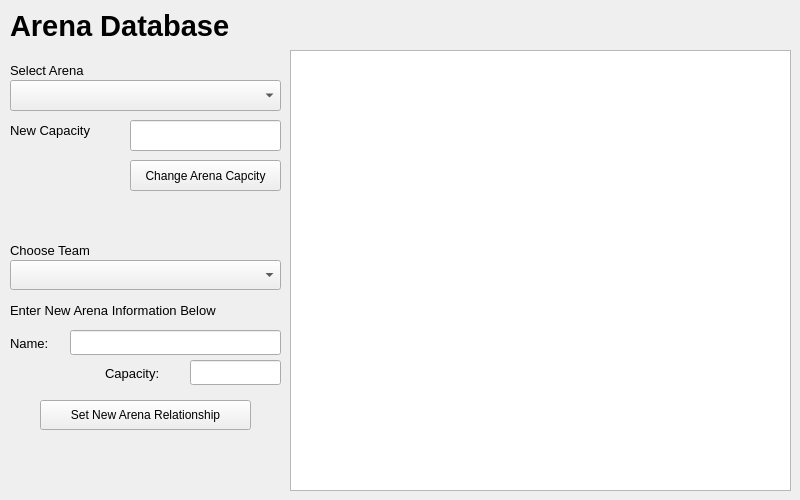
<?xml version="1.0" encoding="UTF-8"?>
<ui version="4.0">
 <class>aArena</class>
 <widget class="QWidget" name="aArena">
  <property name="geometry">
   <rect>
    <x>0</x>
    <y>0</y>
    <width>800</width>
    <height>500</height>
   </rect>
  </property>
  <property name="windowTitle">
   <string>Form</string>
  </property>
  <widget class="QLabel" name="label">
   <property name="geometry">
    <rect>
     <x>10</x>
     <y>10</y>
     <width>781</width>
     <height>31</height>
    </rect>
   </property>
   <property name="font">
    <font>
     <family>MS Sans Serif</family>
     <pointsize>22</pointsize>
     <weight>75</weight>
     <bold>true</bold>
     <underline>false</underline>
    </font>
   </property>
   <property name="text">
    <string>Arena Database</string>
   </property>
  </widget>
  <widget class="QPushButton" name="pushButton_2">
   <property name="geometry">
    <rect>
     <x>40</x>
     <y>400</y>
     <width>211</width>
     <height>30</height>
    </rect>
   </property>
   <property name="text">
    <string>Set New Arena Relationship</string>
   </property>
  </widget>
  <widget class="QPushButton" name="pushButton_3">
   <property name="geometry">
    <rect>
     <x>130</x>
     <y>160</y>
     <width>151</width>
     <height>31</height>
    </rect>
   </property>
   <property name="text">
    <string>Change Arena Capcity</string>
   </property>
  </widget>
  <widget class="QTableView" name="tableView">
   <property name="geometry">
    <rect>
     <x>290</x>
     <y>50</y>
     <width>501</width>
     <height>441</height>
    </rect>
   </property>
  </widget>
  <widget class="QComboBox" name="ArenaBox_1">
   <property name="geometry">
    <rect>
     <x>10</x>
     <y>80</y>
     <width>271</width>
     <height>31</height>
    </rect>
   </property>
   <property name="font">
    <font>
     <pointsize>10</pointsize>
    </font>
   </property>
  </widget>
  <widget class="QComboBox" name="TeamBox">
   <property name="geometry">
    <rect>
     <x>10</x>
     <y>260</y>
     <width>271</width>
     <height>30</height>
    </rect>
   </property>
   <property name="font">
    <font>
     <pointsize>10</pointsize>
    </font>
   </property>
  </widget>
  <widget class="QLineEdit" name="lineEdit">
   <property name="geometry">
    <rect>
     <x>130</x>
     <y>120</y>
     <width>151</width>
     <height>31</height>
    </rect>
   </property>
  </widget>
  <widget class="QLabel" name="label_2">
   <property name="geometry">
    <rect>
     <x>10</x>
     <y>60</y>
     <width>91</width>
     <height>20</height>
    </rect>
   </property>
   <property name="font">
    <font>
     <family>MS Sans Serif</family>
     <pointsize>10</pointsize>
     <underline>false</underline>
    </font>
   </property>
   <property name="text">
    <string>Select Arena</string>
   </property>
  </widget>
  <widget class="QLabel" name="label_3">
   <property name="geometry">
    <rect>
     <x>10</x>
     <y>120</y>
     <width>111</width>
     <height>20</height>
    </rect>
   </property>
   <property name="font">
    <font>
     <family>MS Sans Serif</family>
     <pointsize>10</pointsize>
     <underline>false</underline>
    </font>
   </property>
   <property name="text">
    <string>New Capacity</string>
   </property>
  </widget>
  <widget class="QLabel" name="label_4">
   <property name="geometry">
    <rect>
     <x>10</x>
     <y>300</y>
     <width>271</width>
     <height>20</height>
    </rect>
   </property>
   <property name="font">
    <font>
     <family>MS Sans Serif</family>
     <pointsize>10</pointsize>
     <underline>false</underline>
    </font>
   </property>
   <property name="text">
    <string>Enter New Arena Information Below</string>
   </property>
  </widget>
  <widget class="QLabel" name="label_5">
   <property name="geometry">
    <rect>
     <x>10</x>
     <y>240</y>
     <width>261</width>
     <height>20</height>
    </rect>
   </property>
   <property name="font">
    <font>
     <family>MS Sans Serif</family>
     <pointsize>10</pointsize>
     <underline>false</underline>
    </font>
   </property>
   <property name="text">
    <string>Choose Team</string>
   </property>
  </widget>
  <widget class="QLabel" name="label_6">
   <property name="geometry">
    <rect>
     <x>10</x>
     <y>335</y>
     <width>51</width>
     <height>16</height>
    </rect>
   </property>
   <property name="font">
    <font>
     <family>MS Sans Serif</family>
     <pointsize>10</pointsize>
     <underline>false</underline>
    </font>
   </property>
   <property name="text">
    <string>Name:</string>
   </property>
  </widget>
  <widget class="QLabel" name="label_7">
   <property name="geometry">
    <rect>
     <x>105</x>
     <y>365</y>
     <width>71</width>
     <height>16</height>
    </rect>
   </property>
   <property name="font">
    <font>
     <family>MS Sans Serif</family>
     <pointsize>10</pointsize>
     <underline>false</underline>
    </font>
   </property>
   <property name="text">
    <string>Capacity:</string>
   </property>
  </widget>
  <widget class="QLineEdit" name="ArenaName">
   <property name="geometry">
    <rect>
     <x>70</x>
     <y>330</y>
     <width>211</width>
     <height>25</height>
    </rect>
   </property>
   <property name="font">
    <font>
     <pointsize>10</pointsize>
    </font>
   </property>
  </widget>
  <widget class="QLineEdit" name="ArenaCap">
   <property name="geometry">
    <rect>
     <x>190</x>
     <y>360</y>
     <width>91</width>
     <height>25</height>
    </rect>
   </property>
   <property name="font">
    <font>
     <pointsize>10</pointsize>
    </font>
   </property>
  </widget>
 </widget>
 <resources/>
 <connections/>
</ui>
